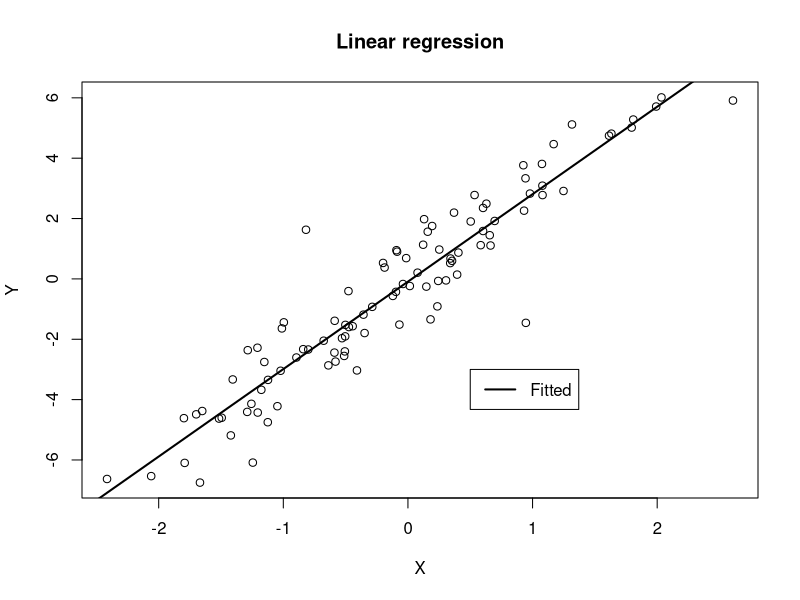
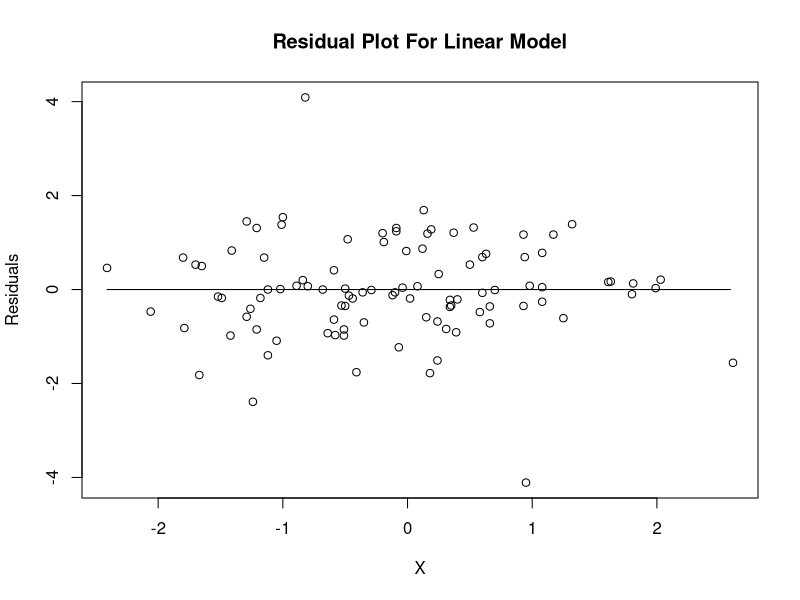
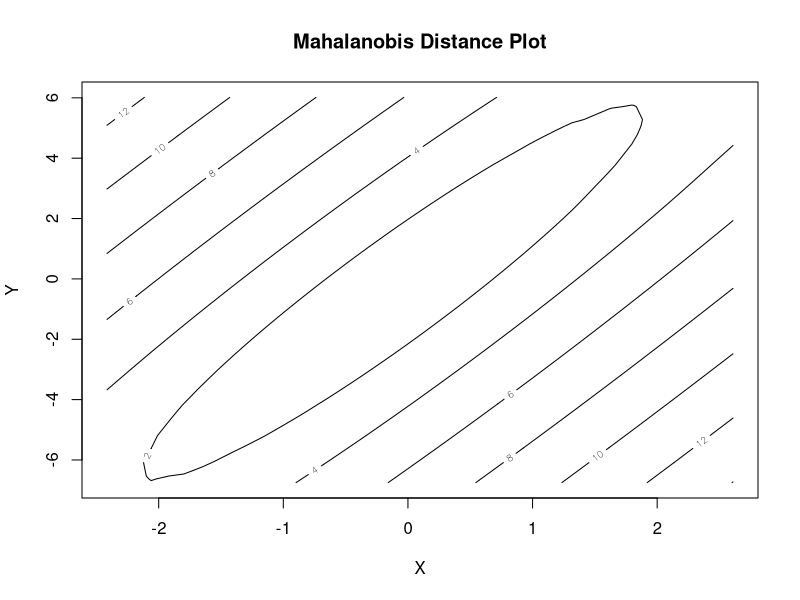

Source code (R) for these figures, in order:
# Author: Daniel B. Cooper

# Chapter 3 ----
# The following R code was adapted from Dr. Charnigo's Chapter 3b examples.

# Linear regression ----
# read data
my_data <- read.table("posts/primary/Ch2_3/Chapter3PortfolioData.txt")
x <- my_data$x
y <- my_data$y

fit = lm(y~x)

summary(fit)

png("./posts/primary/Ch2_3/linear-model.png", width = 400, height = 400)

plot(x,y,xlab="X",ylab="Y")
abline(a=fit$co[1],b=fit$co[2],lwd=2)
title("Linear regression")
legend(0.5,-3,col=c(1),lty=c(1),lwd=c(2),
	legend=c("Fitted"))

dev.off()

u = fit$f
v = fit$re
my_data_fitted = as.data.frame(round(cbind(x,y,u,v),2))

png("./posts/primary/Ch2_3/linear-model-residuals.png", width = 400, height = 400)

plot(my_data_fitted$x, my_data_fitted$v, xlab = "X", ylab = "Residuals")
lines(seq(min(my_data_fitted$x), max(my_data_fitted$x)), rep(0, 6))
title("Residual Plot For Linear Model")
dev.off()

# Mahalanobis Distance ----
# The following R code was adapted from Dr. Charnigo's Chapter 3b examples.

mean_x <- mean(x)
mean_y <- mean(y)
sd_x <- sd(x)
sd_y <- sd(y)
correlation <- as.numeric(cor.test(x,y,method="pearson")[["estimate"]])
cov_xy <- sd_x * sd_y * correlation
var_x <- sd_x ^ 2
var_y <- sd_y ^ 2

meanvector = c(mean_x, mean_y)
varcovmatrix = cbind( c(var_x, cov_xy), c(cov_xy, var_y) )

# This initializes a vector in which Mahalanobis distances will be stored.
madistxy <- c()
for (k in 1:length(x))
{ madistxy[k] = sqrt( t(  c(x[k], y[k]) - meanvector ) %*% solve(varcovmatrix) %*% (  c(x[k], y[k]) - meanvector ) ) }

my_data_fitted$madistxy <- madistxy

# M distance contour plot
xrange = sort(x)

yrange = sort(y)

xgrid = as.vector(t(matrix( rep( xrange, length(yrange) ), ncol=length(yrange) )))

ygrid = rep( yrange, length(xrange) )

madistxy = rep(0, length(xgrid) )

for (k in 1:length(xgrid))
{ madistxy[k] = sqrt( t(  c(xgrid[k], ygrid[k]) - meanvector )
		%*% solve(varcovmatrix) %*% (  c(xgrid[k], ygrid[k]) - meanvector ) ) }

madistxymatrix = t( matrix( madistxy, ncol=length(xrange) ))


png("./posts/primary/Ch2_3/mdistance-plot.png", width = 400, height = 400)

contour( xrange, yrange, madistxymatrix,xlab="X",ylab="Y",main="Mahalanobis Distance Plot")

dev.off()
